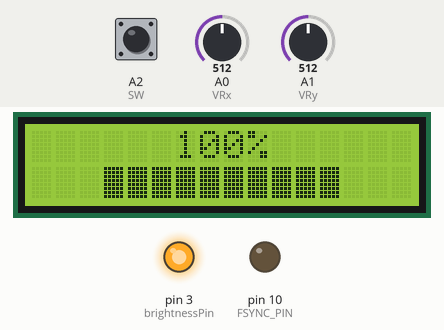
Recording of a sketch running on a simulated Arduino Uno, built with avr-gcc and run on an emulated ATmega328P. Parts: 16×2 character LCD, output pins drawn as LEDs (lit = HIGH). The test bench sets the inputs (shaded band); at power-on: A0 (VRx) = 512, A2 (SW) HIGH, A1 (VRy) = 512. Pins used as bus, display or sensor lines are not drawn.

Above: at 4.4 s.
At 6.2 s:
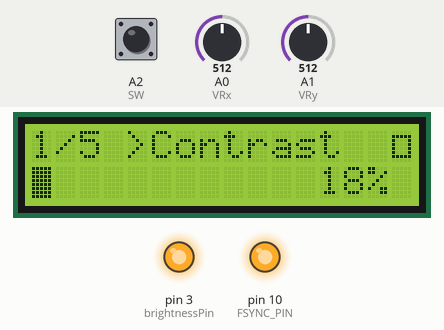
6.3 s: A0 (VRx) set to 582
7.8 s: A0 (VRx) set to 614
At 8.01 s:
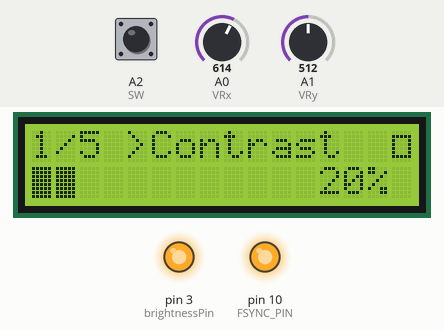
9.8 s: A2 (SW) pulled LOW for 0.15 s
At 10.11 s:
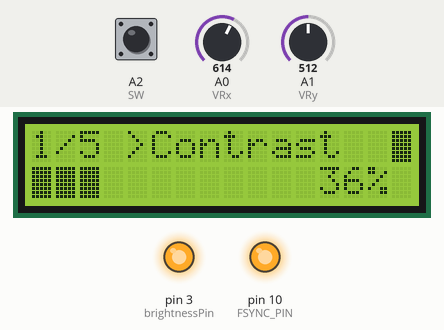
10.5 s: A1 (VRy) set to 585
12.4 s: A1 (VRy) set to 608
At 14.1 s:
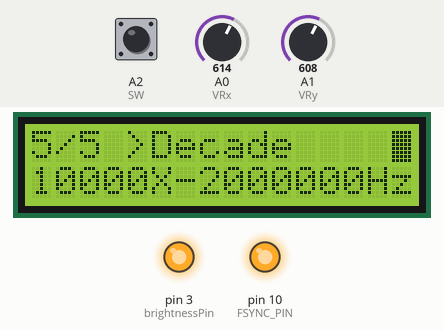
14.4 s: A2 (SW) pulled LOW for 1 s
At 15.5 s:
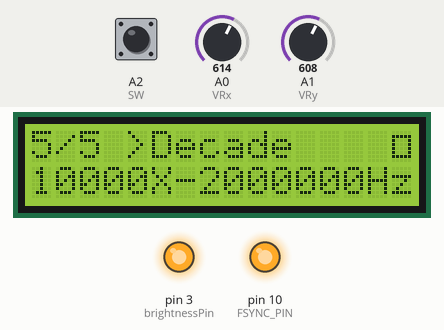
Timing chart, 0 to 17.4 s (numbered marks = the images above; inputs shaded):
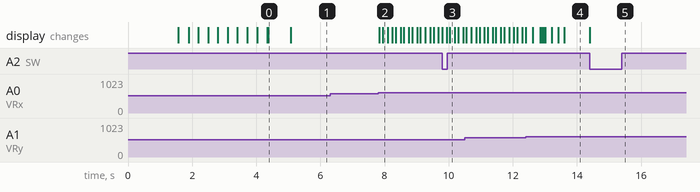

The sketch:

signal_generator_v1_0.ino
```cpp
// (licence header left out)
// -------- DDS --------
#define MASTER_CLOCK 25000000UL
#define WAVE_SINE     0x2000
#define WAVE_TRIANGLE 0x2002
#define WAVE_SQUARE   0x2028
#define FSYNC_PIN 10
uint16_t currentWave = WAVE_SQUARE;
//----------------------
#define brightnessPin  3
#define contrastPin 9
#define VRx A0
#define VRy A1
#define SW A2

//libraries
  #include <LiquidCrystal.h>
  LiquidCrystal lcd(2, 8, 4, 5, 6, 7);
  //LiquidCrystal(rs, enable, d4, d5, d6, d7);

  #include <SPI.h>

//variables
    static int brightness = 255;
    static int contrast = 48;
  //joy stick value variables
    int xVal;
    int yVal;
    static int yValLowTres = 400;
    static int yValHighTres = 600;

    static int xValLowDoubleTres = 100;
    static int xValLowTres = 400;
    static int xValHighTres = 600;
    static int xValHighDoubleTres = 900;
  //menu index variables
    static int menuIndex = 0;
    static int old_menuIndex = 1;
    static int menuMax = 4;
    static int menuDebounceTime = 200;
  //signal generator variables
    static int signalShape = 0;
    static uint32_t frequency = 440;
    static uint32_t decade = 1;
    static uint32_t frequencyMultiplier = 440;

    static bool outputState = false;
    static bool lastSWState = HIGH;
    static unsigned long lastSWDebounce = 0;

//functions
  //signal generator
void writeAD9833(uint16_t data){
  digitalWrite(FSYNC_PIN, LOW);
  SPI.transfer16(data);
  digitalWrite(FSYNC_PIN, HIGH);
}
void setFrequency(double freq){
  uint32_t freqWord = (uint32_t)((freq * 268435456UL) / MASTER_CLOCK);
  writeAD9833(0x2100); // RESET + B28
  writeAD9833(0x4000 | (freqWord & 0x3FFF));
  writeAD9833(0x4000 | ((freqWord >> 14) & 0x3FFF));
  writeAD9833(currentWave); // re-apply waveform
}

void outputOff() {
  writeAD9833(0x2000 | 0x40);  // SLEEP12 + SLEEP1 (turn off DAC and internal clock)
}

void outputOn() {
  writeAD9833(currentWave);     // Restore the current waveform (exits sleep)
  setFrequency(frequency);
}

  //display
void percentageBar(int x,int column,int row){ // Percentage Bar
  lcd.setCursor(column,row);
  lcd.print("          ");
  lcd.setCursor(column,row);
  int bars = map(x,0,100,0,10);
  bars = constrain(bars,0,10);
  for(int i = 1 ; i <= bars ; i++){
    lcd.write(byte(255));
  }
}


//setup
void setup() {
  //screen init
  lcd.begin(16, 2); // 16 characters, 2 lines
  //backlight pin
  analogWrite(brightnessPin,brightness);  // for  initial brightness
  analogWrite(contrastPin, contrast);  // for initial contrast

  //basically the start display intro
  lcd.home();
  lcd.print("Asma Shateri"); //
  lcd.setCursor(0, 1);
  lcd.print("Signal Generator");
  delay(1500);
  lcd.clear();
  lcd.setCursor(9, 0);
  lcd.print("%");
  for(int i = 0 ; i <= 100 ; i++){
    percentageBar(i,3,1);
    delay(25);
    lcd.setCursor(6, 0);
    lcd.print(i);
  }
  delay(700);
  lcd.clear();
  //setting up signal
  pinMode(FSYNC_PIN, OUTPUT);
  digitalWrite(FSYNC_PIN, HIGH);
  SPI.begin();
  SPI.beginTransaction(SPISettings(2000000, MSBFIRST, SPI_MODE2));
  writeAD9833(0x2100);        // RESET + B28

  //switch
  pinMode(SW, INPUT_PULLUP);
}


//loop
void loop() {

  // Read joystick button inputs
  bool SWState = digitalRead(SW);

  // Read joystick analog inputs
  xVal = analogRead(VRx);
  yVal = analogRead(VRy);
  // Update menu index with some debounce time
  static unsigned long last_menuIndexUpdate = 0;
  unsigned long now = millis();

  if (now - last_menuIndexUpdate > menuDebounceTime) {
    if (yVal < yValLowTres) {
      menuIndex--;
      last_menuIndexUpdate = now;
    } else if (yVal > yValHighTres) {
      menuIndex++;
      last_menuIndexUpdate = now;
    }
    menuIndex = constrain(menuIndex, 0, menuMax);
  }
  // Check if menu changed this loop
    bool menuChanged = (menuIndex != old_menuIndex);

  //menu switch case base in menuindex
  switch (menuIndex){//------------------------------------------------------------------------------------------------------
    case 0: {//menu contrast
      static int old_contrastLevel = -1; // track last printed brightnessLevel
      if (menuChanged) {
        lcd.clear();
        lcd.home();
        lcd.print("1/5 >Contrast");
      }
      // Update brightnessLevel and print if changed
      int contrastLevel = map(contrast, 0, 255, 0, 100);
      contrastLevel = constrain(contrastLevel, 0, 100);
      if (menuChanged || contrastLevel != old_contrastLevel) {
        lcd.setCursor(12, 1);
        lcd.print("    ");      // clear old brightness
        lcd.setCursor(12, 1);
        lcd.print(contrastLevel);
        lcd.print("%");
        percentageBar(contrastLevel, 0, 1);
        // color range control
        analogWrite(contrastPin,contrast);
        old_contrastLevel = contrastLevel;
      }
      // Read X axis for brightness change every 50ms
      static unsigned long lastContrastUpdate = 0;
      if (now - lastContrastUpdate > 50) {
        if (xVal < xValLowDoubleTres) contrast -= 4;
        else if (xVal < xValLowTres) contrast -= 1;
        else if (xVal > xValHighDoubleTres) contrast += 4;
        else if (xVal > xValHighTres) contrast += 1;
        contrast = constrain(contrast, 0, 255);
        lastContrastUpdate = now;
      }
      break;
    } //case 0 end


    case 1: {//menu brightness
      static int old_brightnessLevel = -1; // track last printed brightnessLevel
      if (menuChanged) {
        lcd.clear();
        lcd.home();
        lcd.print("2/5 >Light");
      }
      // Update brightnessLevel and print if changed
      int brightnessLevel = map(brightness, 0, 255, 0, 100);
      brightnessLevel = constrain(brightnessLevel, 0, 100);
      if (menuChanged || brightnessLevel != old_brightnessLevel) {
        lcd.setCursor(12, 1);
        lcd.print("    ");      // clear old brightness
        lcd.setCursor(12, 1);
        lcd.print(brightnessLevel);
        lcd.print("%");
        percentageBar(brightnessLevel, 0, 1);
        // color range control
        analogWrite(brightnessPin,brightness);
        old_brightnessLevel = brightnessLevel;
      }
      // Read X axis for brightness change every 50ms
      static unsigned long lastBrightnessUpdate = 0;
      if (now - lastBrightnessUpdate > 50) {
        if (xVal < xValLowDoubleTres) brightness -= 4;
        else if (xVal < xValLowTres) brightness -= 1;
        else if (xVal > xValHighDoubleTres) brightness += 4;
        else if (xVal > xValHighTres) brightness += 1;
        brightness = constrain(brightness, 0, 255);
        lastBrightnessUpdate = now;
      }
      break;
    } //case 1 end


    case 2: {//shape
      static int old_signalShape = -1; // track last printed signal shape
      if (menuChanged) {
        lcd.clear();
        lcd.setCursor(0, 0);
        lcd.print("3/5 >Shape");
      }

      //signal gen word update
      if (signalShape != old_signalShape && outputState){
        switch(signalShape){
          case 0:{
            writeAD9833(WAVE_SQUARE);
            break;
          }
          case 1:{
            writeAD9833(WAVE_TRIANGLE);
            break;
          }
          case 2:{
            writeAD9833(WAVE_SINE);
            break;
          }
        }
      }
      //just the lcd update
      if (menuChanged || signalShape != old_signalShape){
        lcd.setCursor(0, 1);
        lcd.print("                ");
        lcd.setCursor(0, 1);
        switch(signalShape){
          case 0:{
            lcd.print("Square   -   1/3");
            currentWave = WAVE_SQUARE;
            break;
          }
          case 1:{
            lcd.print("Triangle  -  2/3");
            currentWave = WAVE_TRIANGLE;
            break;
          }
          case 2:{
            lcd.print("Sine    -    3/3");
            currentWave = WAVE_SINE;
            break;
          }
        }
      old_signalShape = signalShape;
      }


      // Read X axis for shape change every 200ms
      static unsigned long lastSignalShapeUpdate = 0;
      if (now - lastSignalShapeUpdate > 200) {
        if (xVal < xValLowTres) signalShape -= 1;
        else if (xVal > xValHighTres) signalShape += 1;
        signalShape = constrain(signalShape, 0, 2);
        lastSignalShapeUpdate = now;
      }
      break;
    } // case 2 end


    case 3: {//frequncy
      static uint32_t old_frequency = -1; // track last printed signal frequency
      if (menuChanged) {
        lcd.clear();
        lcd.setCursor(0, 0);
        lcd.print("4/5 >Frequency");
        lcd.setCursor(14, 1);
        lcd.print("Hz");
      }
      //just the lcd update
      if (menuChanged || frequency != old_frequency){
        lcd.setCursor(0, 1);
        lcd.print("              ");
        lcd.setCursor(0, 1);
        lcd.print(decade);
        lcd.print("X-");
        lcd.print(frequency);
      }
      //signal frequency word update
      if (frequency != old_frequency){
        old_frequency = frequency;
        if (outputState){
          setFrequency(frequency);
        }
      }
      // Read X axis for frequeny change every 50ms
      static unsigned long lastFrequencyUpdate = 0;
      if (now - lastFrequencyUpdate > 50) {
          if (xVal < xValLowDoubleTres) frequencyMultiplier -= 10;
          else if (xVal < xValLowTres) frequencyMultiplier -= 1;
          else if (xVal > xValHighDoubleTres) frequencyMultiplier += 10;
          else if (xVal > xValHighTres) frequencyMultiplier += 1;

        frequencyMultiplier = constrain(frequencyMultiplier, 10, 999);
        frequency = frequencyMultiplier * decade;
        frequency = constrain(frequency, 1, 2000000);
        lastFrequencyUpdate = now;
      }
      break;
    }// case 3 end


    case 4: {//decade set
      static uint32_t old_decade = -1; // track last printed signal frequency
      if (menuChanged) {
        lcd.clear();
        lcd.setCursor(0, 0);
        lcd.print("5/5 >Decade");
        lcd.setCursor(14, 1);
        lcd.print("Hz");
      }
      //just the lcd update
      if (menuChanged || decade != old_decade){
        lcd.setCursor(0, 1);
        lcd.print("              ");
        lcd.setCursor(0, 1);
        lcd.print(decade);
        lcd.print("X-");
        lcd.print(frequency);
      }
      //signal frequency word update
      if (decade != old_decade){
        old_decade = decade;
        if (outputState){
          setFrequency(frequency);
        }
      }
      // Read X axis for frequeny change every 200ms
      static unsigned long lastDecadeUpdate = 0;
      if (now - lastDecadeUpdate > 200) {
          if (xVal < xValLowTres) decade = decade / 10;
          else if (xVal > xValHighTres) decade = decade * 10;
        decade = constrain(decade, 1, 10000);
        frequency = frequencyMultiplier * decade;
        frequency = constrain(frequency, 1, 2000000);
        lastDecadeUpdate = now;
      }
      break;
    }//case 4 end

  }//switch end

  old_menuIndex = menuIndex;

  if (now - lastSWDebounce > 100) {
    if (SWState == LOW && lastSWState == HIGH) {
      // Button pressed: toggle output
      outputState = !outputState;
      if (outputState) {
        outputOn();
      } else {
        outputOff();
      }
    lastSWDebounce = now;
    }
  }
  lastSWState = SWState;

  static bool old_outputState = true; // track last printed brightnessLevel

  if (menuChanged || outputState != old_outputState){
    if (outputState) {
      lcd.setCursor(15, 0);
      lcd.print(" ");
      lcd.setCursor(15, 0);
      lcd.write(255);  // Filled rectangle (ON)
    } else {
      lcd.setCursor(15, 0);
      lcd.print(" ");
      lcd.setCursor(15, 0);
      lcd.write(219);  // Empty rectangle (OFF)
    }
  old_outputState = outputState;
  }
}
```

Measured:
- the behaviour switches between 600 and 601 on A0 (VRx) (found by bisection; images 1 and 2)
- the behaviour switches between 600 and 601 on A1 (VRy) (found by bisection; images 3 and 4)
- after the input at 6.3 s, every drawn part: stays the same
- after the input at 7.8 s, the display: first changes at once (image 2 shows a later state)
- after the input at 9.8 s, the display: first changes at once (image 3 shows a later state)
- after the input at 12.4 s, the display: first changes at once (image 4 shows a later state)
- after the input at 14.4 s, the display: changes at once (image 5)
- what the display in image 0 shows lasts 0.7 s, from 4.4 s to 5.1 s
